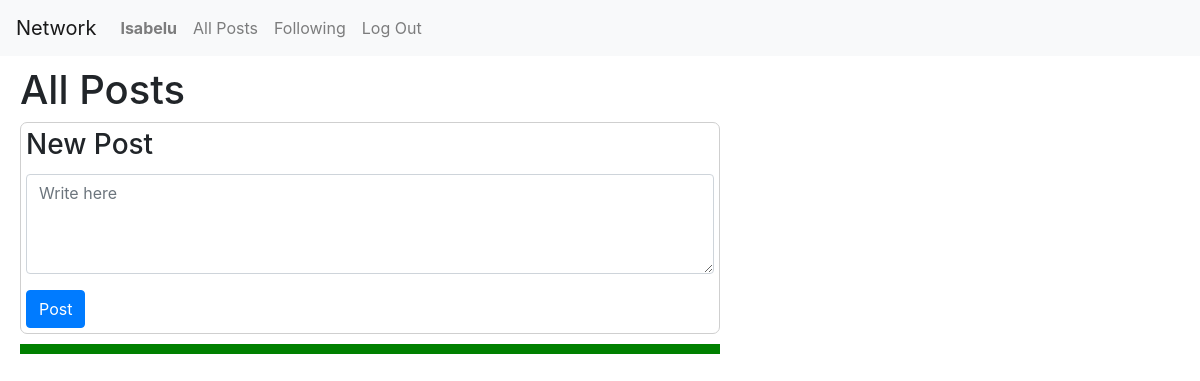
Page / (signed in) on the earlier database version.
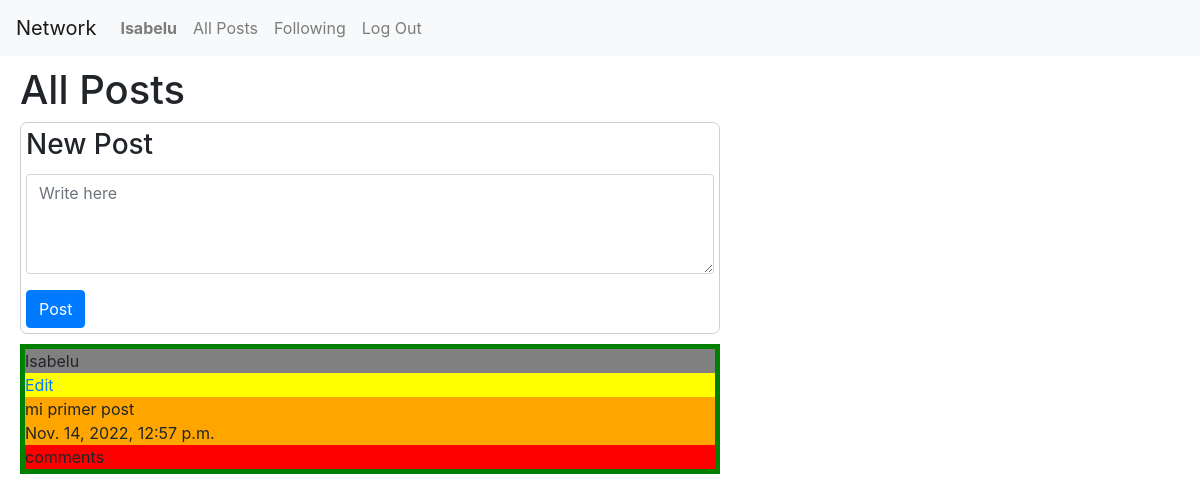
Same page on the later database version.
### network/models.py (models this page shows, shortened)
class User(AbstractUser):
    pass

class Post(models.Model):
    text = models.TextField(blank = True)
    date_creation = models.DateTimeField(auto_now_add=True)
    date_update = models.DateTimeField(auto_now=True)
    user = models.ForeignKey(User, on_delete=models.CASCADE, related_name="posted_by")

### network/views.py (the view)
# urls.py: path("", views.index, name="index"),
def index(request):
    return render(request, "network/index.html", {
           "posts": Post.objects.all()
        })

### network/templates/network/index.html (shortened to what this page needs)
{% extends "network/layout.html" %}
{% load static %}
{% block body %}
{% if user.is_authenticated %}
<div class="contenedor-principal">
  <h1>All Posts</h1>
  <div class="contenedor-post">
    <h1>New Post</h1>
    <form action="{% url 'index' %}" method="post">
      <div class="form-group">
        <textarea class="form-control" style="height: 100px; margin-top: 12px;" name="text" placeholder="Write here"></textarea>
      </div>
      <input class="btn btn-primary" type="submit" value="Post">
    </form>
  </div>
  <div class="contenedor-lista-posts">
    {% for post in posts %}
      <div class="contenedor-usuario-post">
        {{ post.user.username }}
      </div>
      <div class="contenedor-edit">
        <a href="{% url 'index' %}" onclick="return false;">Edit</a>
      </div>
      <div class="contenedor-text-post">
        {{ post.text }} <br>
        {{ post.date_creation }}
      </div>
      <div class="contenedor-comments-post">
        comments
      </div>
    {% endfor %}
  </div>
  {% endif %}
</div>
{% endblock %}

### network/templates/network/layout.html (shortened to what this page needs)
{% load static %}
<!DOCTYPE html>
<html lang="en">
    <head>
        <link rel="stylesheet" href="https://stackpath.bootstrapcdn.com/bootstrap/4.4.1/css/bootstrap.min.css">
        <link href="{% static 'network/index.css' %}" rel="stylesheet">
    </head>
    <body>
        <nav class="navbar navbar-expand-lg navbar-light bg-light">
            <a class="navbar-brand" href="#">Network</a>
            <div>
              <ul class="navbar-nav mr-auto">
                {% if user.is_authenticated %}
                    <li class="nav-item">
                        <a class="nav-link" href="#"><strong>{{ user.username }}</strong></a>
                    </li>
                {% endif %}
                <li class="nav-item">
                  <a class="nav-link" href="{% url 'index' %}">All Posts</a>
                </li>
                {% if user.is_authenticated %}
                    <li class="nav-item">
                        <a class="nav-link" href="#">Following</a>
                    </li>
                    <li class="nav-item">
                        <a class="nav-link" href="{% url 'logout' %}">Log Out</a>
                    </li>
                {% endif %}
              </ul>
            </div>
          </nav>
        <div class="body">
            {% block body %}
            {% endblock %}
        </div>
    </body>
</html>

### network/static/network/index.css (style rules this page uses)
.contenedor-principal { margin: 0 10px; padding: 10px; }
.contenedor-post { border: 1px solid #cfcfcf; border-radius: 7px; width: 700px; padding: 5px; }
.contenedor-post > h1 { font-size: 28px; }
.contenedor-lista-posts { background-color: green; width: 700px; padding: 5px; margin-top: 10px; }
.contenedor-usuario-post { background-color: gray; }
.contenedor-edit { background-color: yellow; }
.contenedor-text-post { background-color: orange }
.contenedor-comments-post { background-color: red; }

Differences in the rows shown:
added Post: user.username "Isabelu", text "mi primer post", date_creation "Nov. 14, 2022, 12:57 p.m."
